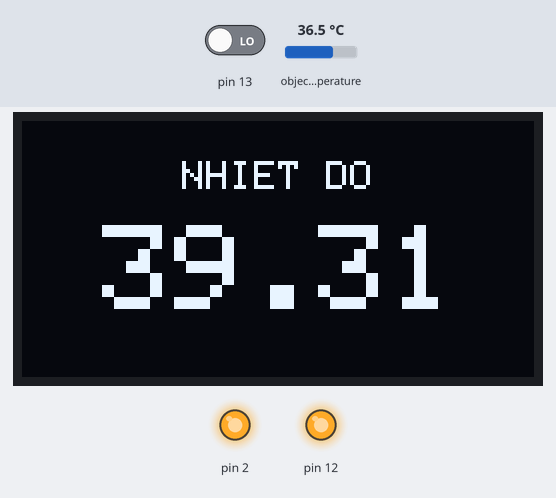
A sketch run on a simulated Arduino Uno, built with avr-gcc and run on an emulated ATmega328P. On the bench: 128×64 one-colour display, output pins drawn as LEDs (lit = HIGH). The test bench sets the inputs (shaded band); at power-on: object temperature 36.5 °C, pin 13 LOW. What the sketch prints to the serial monitor is not drawn.

Above: at 4.8 s.
4.9 s: object temperature set to 35.4 °C
At 8.6 s:
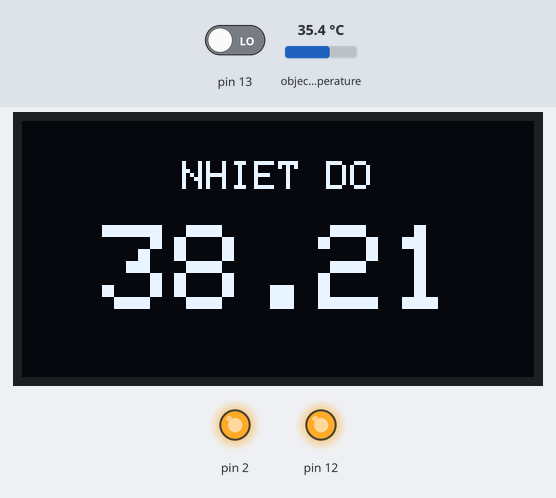
14.2 s: object temperature set to 34.8 °C
At 14.2 s:
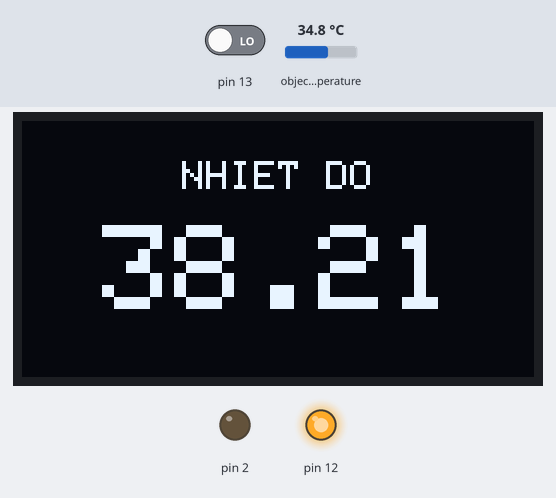
17.6 s: pin 13 driven HIGH
At 19.6 s:
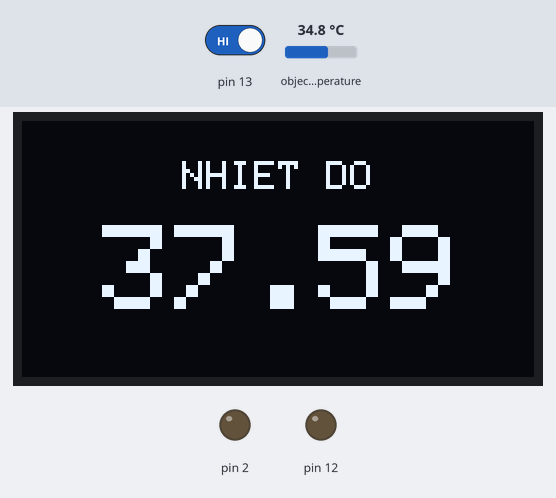
20.1 s: pin 13 driven LOW
At 23.1 s:
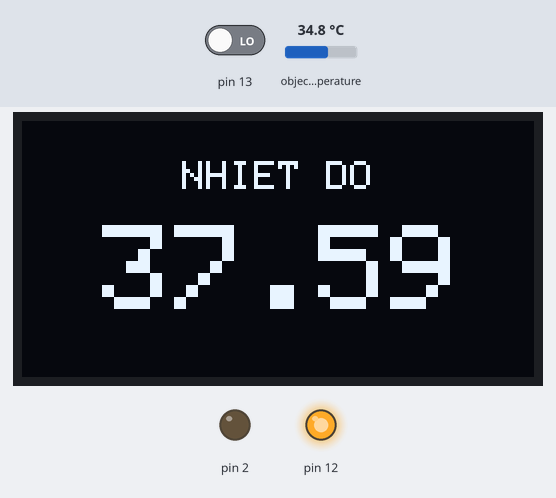
23.6 s: object temperature set to 20 °C
At 24.5 s:
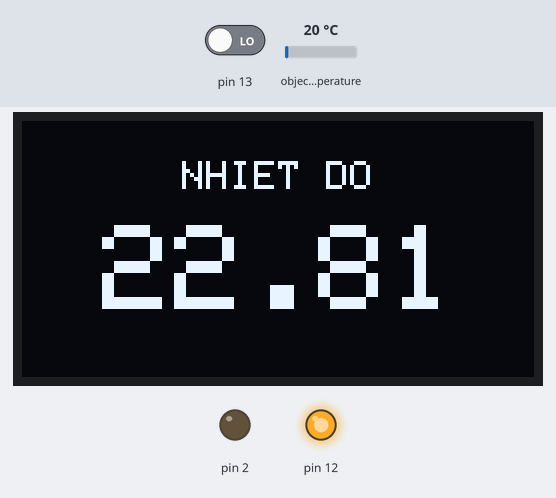
Timing chart, 0 to 26.6 s (numbered marks = the images above; inputs shaded):
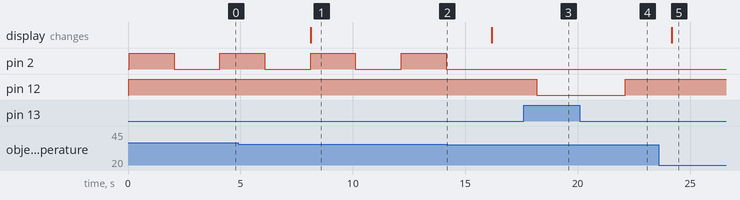

The sketch:

maytreoV2.ino
```cpp
#include <Wire.h>
#include <Adafruit_MLX90614.h>
Adafruit_MLX90614 mlx = Adafruit_MLX90614();
float nhietdo;

#include <SPI.h>
#include <Adafruit_GFX.h>
#include <Adafruit_SH1106.h>
#define SCREEN_WIDTH 128 // OLED display width, in pixels
#define SCREEN_HEIGHT 64 // OLED display height, in pixels
// Declaration for an SH1106 display connected to I2C (SDA, SCL pins)
#define OLED_RESET     -1 // Reset pin # (or -1 if sharing Arduino reset pin)
Adafruit_SH1106 display(OLED_RESET);

#define LOGO_HEIGHT   16
#define LOGO_WIDTH    16
static const unsigned char PROGMEM logo_bmp[] =
{ B00000000, B11000000,
  B00000001, B11000000,
  B00000001, B11000000,
  B00000011, B11100000,
  B11110011, B11100000,
  B11111110, B11111000,
  B01111110, B11111111,
  B00110011, B10011111,
  B00011111, B11111100,
  B00001101, B01110000,
  B00011011, B10100000,
  B00111111, B11100000,
  B00111111, B11110000,
  B01111100, B11110000,
  B01110000, B01110000,
  B00000000, B00110000 };

void setup() {
  Serial.begin(115200);
  mlx.begin();
  display.begin(SH1106_SWITCHCAPVCC, 0x3C);
  pinMode(2, OUTPUT);
  pinMode(13, INPUT);
  pinMode(12, OUTPUT);
  //pinMode(14, INPUT);
}
bool checkVC()
{
   int vatcan = abs(digitalRead(13) - 1);
   digitalWrite(12, vatcan);
   return(abs(digitalRead(13) - 1));
}
float Temp()
{
  float nhietdochuan;
  nhietdo = mlx.readObjectTempC();
  nhietdochuan = (nhietdo + 2.8);
  return(nhietdochuan);
  //delay(2000);
}

void OLED(float data)
{
  display.setTextSize(1);
  display.setTextColor(WHITE);
  display.setCursor(40, 10);
  display.print("NHIET DO");
  display.setTextSize(3);
  display.setCursor(20, 26);
  display.print(data);
  display.display();
  display.clearDisplay();
  Serial.println(data);

  if (data >= 38.00)
  {
   digitalWrite(2, HIGH);
   delay(2000);
   digitalWrite(2, LOW);
  }
  else
  {
   digitalWrite(2, LOW);
  }
  delay(2000);
}

void loop()
{
  if (checkVC())
  {
    OLED(Temp());
  }
}
```

Measured:
- the behaviour switches between 35.2 and 35.1 °C on object temperature (found by bisection; images 1 and 2)
- after the input at 4.9 s, the display: changes after 3.2 s (image 1)
- after the input at 14.2 s, pin 2: stays LOW (without the input it goes to HIGH after 2.0 s)
- after the input at 17.6 s, pin 12: HIGH → LOW after 0.58 s
- after the input at 20.1 s, pin 12: LOW → HIGH after 2.0 s
- after the input at 23.6 s, the display: changes after 0.59 s (image 5)
- by itself, pin 2: alternates HIGH for 2.0 s and LOW for 2.0 s
